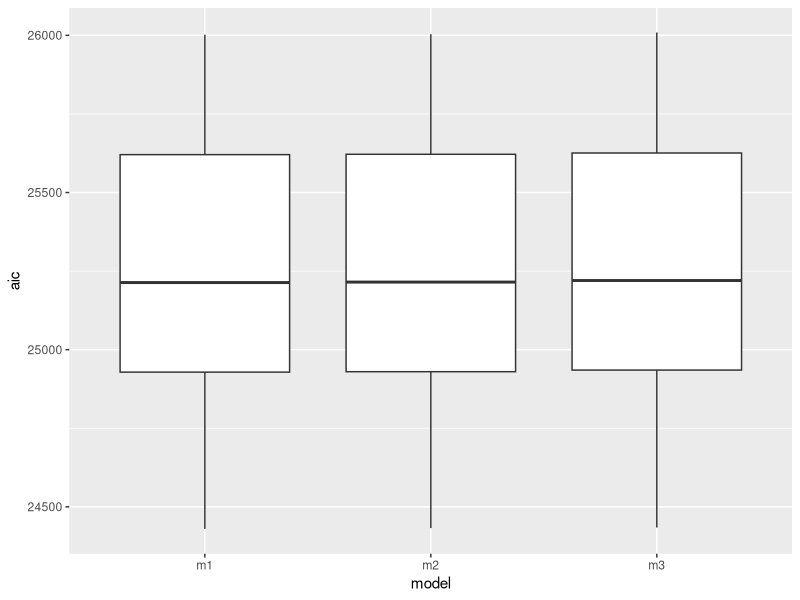

This chart was generated by the following R code:
## ---- chunk 1
library(ggplot2)
library(dplyr)
setwd(getwd())
d_irene <- read.table("Session_20170803/Irenes_data.txt", header=T)
## ---- chunk 2
start_time <- Sys.time()
model_outputs <- data.frame(model = character(0), aic = numeric(0), stringsAsFactors = F) # prepare output file for AIC values
for (i in 1:100){
  # create resampled data
  d_resampled <- d_irene[0,] # create empty dataframe
  for (tree in unique(d_irene$tree_id)){ # for every unique tree
    sub_d1 <- subset(d_irene, tree_id==tree) # subset the data
    d2 <- sub_d1[sample(nrow(sub_d1)),] # resample the subsetted data
    d2 <- d2[1:(48/d2$specrich[1]),] # take the first 16, 24 or 48 rows depending on the species richness
    d_resampled <- rbind(d_resampled,d2) # bind selected rows to dataframe
  }
  
  # run three models
  m1 <- glm(abun ~ fragmean + total_all_ba, data=d_resampled)
  m2 <- glm(abun ~ -1 + rel_qrob + rel_qrub + rel_fsyl + fragmean + total_all_ba, data=d_resampled)
  m3 <- glm(abun ~ -1 + rel_qrob + rel_qrub + rel_fsyl + fragmean + total_all_ba + rel_qrob:rel_qrub +  rel_qrob:rel_fsyl + rel_qrub:rel_fsyl, data=d_resampled)
  
  # write aic values to dataframe
  model_outputs[(i-1)*3+1,1] <- "m1"
  model_outputs[(i-1)*3+1,2] <- m1$aic
  model_outputs[(i-1)*3+2,1] <- "m2"
  model_outputs[(i-1)*3+2,2] <- m2$aic
  model_outputs[(i-1)*3+3,1] <- "m3"
  model_outputs[(i-1)*3+3,2] <- m3$aic
}
end_time <- Sys.time()
end_time - start_time
## ---- chunk 3
ggplot(model_outputs, aes(x= model, y=aic))+
  geom_boxplot()

best_model <- model_outputs %>% group_by(model) %>% summarize(mean_aic=mean(aic), sd_aic = sd(aic))
best_model
       
## ---- chunk 4

resample <- function(){
  d_resampled <- d_irene[0,] # create empty dataframe
  for (tree in unique(d_irene$tree_id)){ # for every unique tree
    sub_d1 <- subset(d_irene, tree_id==tree) # subset the data
    d2 <- sub_d1[sample(nrow(sub_d1)),] # resample the subsetted data
    d2 <- d2[1:(48/d2$specrich[1]),] # take the first 16, 24 or 48 rows depending on the species richness
    d_resampled <- rbind(d_resampled,d2) # bind selected rows to dataframe
  return(d_resampled)
  }
}
## ---- chunk 5
  model_outputs <- data.frame(model = character(0), aic = numeric(0), stringsAsFactors = F)
  for (i in 1:10){
    d_resampled <- resample()
    m1 <- glm(abun ~ fragmean + total_all_ba, data=d_resampled)
    m2 <- glm(abun ~ -1 + rel_qrob + rel_qrub + rel_fsyl + fragmean + total_all_ba, data=d_resampled)
    m3 <- glm(abun ~ -1 + rel_qrob + rel_qrub + rel_fsyl + fragmean + total_all_ba + rel_qrob:rel_qrub +  rel_qrob:rel_fsyl + rel_qrub:rel_fsyl, data=d_resampled)
    
    model_outputs[(i-1)*3+1,1] <- "m1"
    model_outputs[(i-1)*3+1,2] <- m1$aic
    model_outputs[(i-1)*3+2,1] <- "m2"
    model_outputs[(i-1)*3+2,2] <- m2$aic
    model_outputs[(i-1)*3+3,1] <- "m3"
    model_outputs[(i-1)*3+3,2] <- m3$aic
  }

